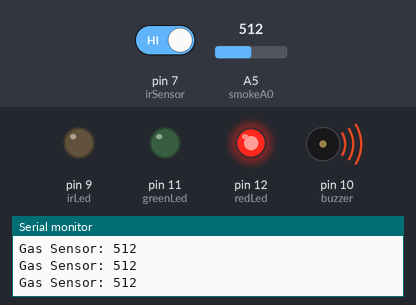
Bench run of a sketch on a simulated Arduino Uno, built with avr-gcc and run on an emulated ATmega328P. Shown: output pins drawn as LEDs (lit = HIGH), buzzer (waves = sounding), the last lines printed to the serial monitor. The test bench sets the inputs (shaded band); at power-on: A5 (smokeA0) = 512, pin 7 (irSensor) HIGH.

Above: at 1.2 s.
1.3 s: A5 (smokeA0) set to 493
At 2.4 s:
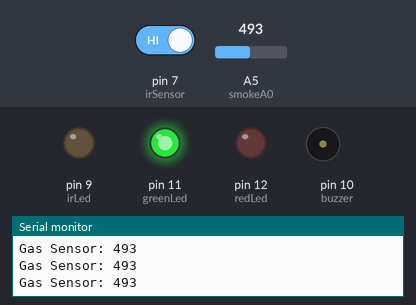
2.8 s: pin 7 (irSensor) driven LOW
At 3.7 s:
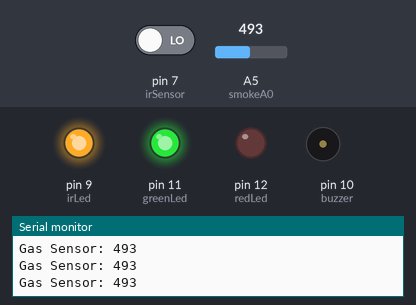
4.3 s: A5 (smokeA0) set to 510
At 5.1 s:
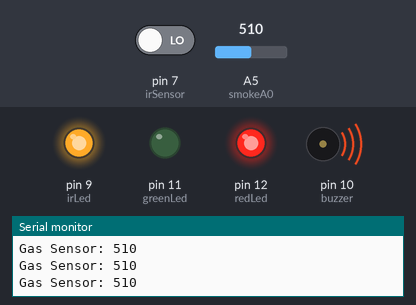
5.8 s: A5 (smokeA0) set to 490
At 6.5 s:
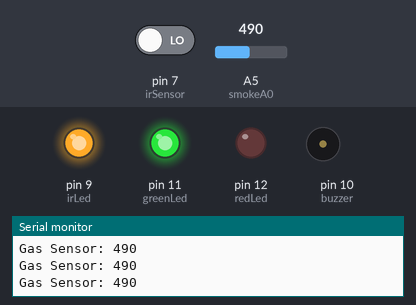
7.3 s: A5 (smokeA0) set to 511
At 7.8 s:
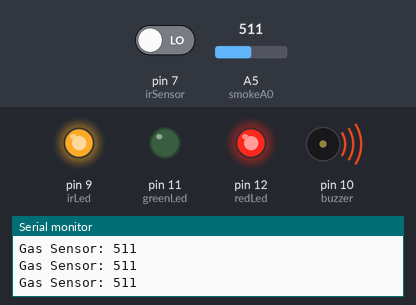
Timing chart, 0 to 9.8 s (numbered marks = the images above; inputs shaded):
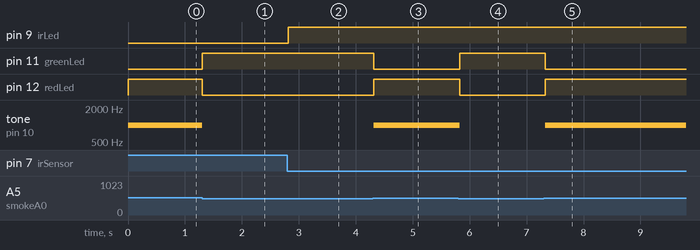

The sketch:

analogdigitalsensors1.ino
```cpp
int redLed = 12;
int greenLed = 11;
int buzzer = 10;
int smokeA0 = A5;
int irSensor = 7;
int irLed = 9;

int sensorThres = 500;

void setup() {
  pinMode(redLed, OUTPUT);
  pinMode(greenLed, OUTPUT);
  pinMode(buzzer, OUTPUT);
  pinMode(irLed, OUTPUT);

  pinMode(smokeA0, INPUT);
  pinMode(irSensor, INPUT);

  Serial.begin(9600);
}

void loop() {
  int gasValue = analogRead(smokeA0);
  Serial.print("Gas Sensor: ");
  Serial.println(gasValue);

  if (gasValue > sensorThres) {
    digitalWrite(redLed, HIGH);
    digitalWrite(greenLed, LOW);
    tone(buzzer, 1000, 200);
  } else {
    digitalWrite(redLed, LOW);
    digitalWrite(greenLed, HIGH);
    noTone(buzzer);
  }

  int irState = digitalRead(irSensor);
  if (irState == LOW) {
    digitalWrite(irLed, HIGH);  // جسم قريب
  } else {
    digitalWrite(irLed, LOW);   // لا يوجد جسم
  }

  delay(100);
}
```

Measured:
- the behaviour switches between 501 and 500 on A5 (smokeA0) (found by bisection; images 0 and 1)
- after the input at 1.3 s, pin 11 (greenLed): LOW → HIGH at once; pin 12 (redLed): HIGH → LOW at once; tone on pin 10 (buzzer): 1000 Hz → silent at once
- after the input at 2.8 s, pin 9 (irLed): LOW → HIGH at once
- after the input at 4.3 s, pin 11 (greenLed): HIGH → LOW at once; pin 12 (redLed): LOW → HIGH at once; tone on pin 10 (buzzer): silent → 1000 Hz at once
- after the input at 5.8 s, pin 11 (greenLed): LOW → HIGH at once; pin 12 (redLed): HIGH → LOW at once; tone on pin 10 (buzzer): 1000 Hz → silent at once
- after the input at 7.3 s, pin 11 (greenLed): HIGH → LOW at once; pin 12 (redLed): LOW → HIGH at once; tone on pin 10 (buzzer): silent → 1000 Hz at once
